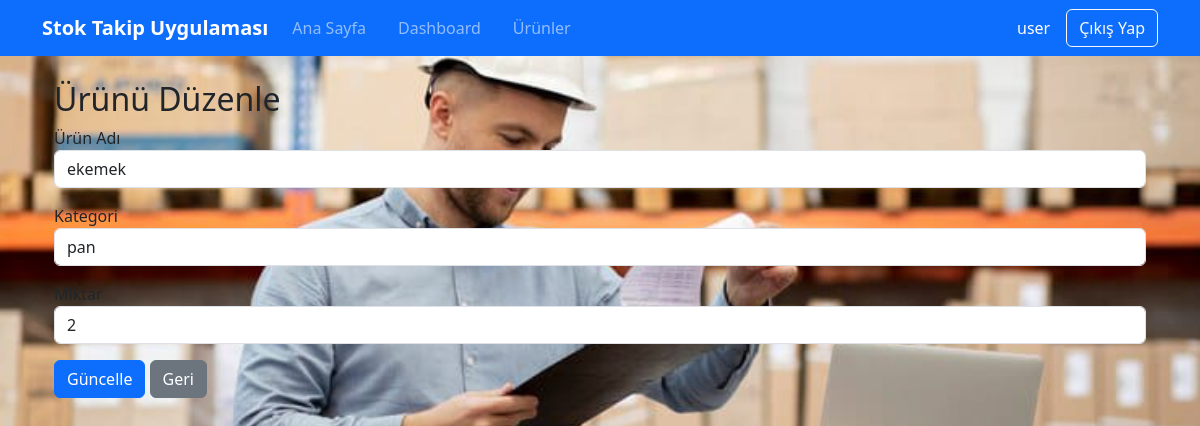
Page /urun/duzenle/1 (signed in) on the committed database.
### app.py (models this page shows)
class User(db.Model, UserMixin):
    id = db.Column(db.Integer, primary_key=True)
    name = db.Column(db.String(100), nullable=False)
    email = db.Column(db.String(100), unique=True, nullable=False)
    password = db.Column(db.String(100), nullable=False)

class Product(db.Model):
    id = db.Column(db.Integer, primary_key=True)
    name = db.Column(db.String(100), nullable=False)
    category = db.Column(db.String(100), nullable=False)
    quantity = db.Column(db.Integer, nullable=False)
    updated_at = db.Column(db.String(20), nullable=False)

### app.py (the view, shortened to what this page needs)
@app.route('/urun/duzenle/<int:id>', methods=['GET', 'POST'])
@login_required
def urun_duzenle(id):
    urun = Product.query.get_or_404(id)
    return render_template('urun_duzenle.html', urun=urun)

### app.py (called while the page is built)
@login_manager.user_loader
def load_user(user_id):
    return User.query.get(int(user_id))

### templates/urun_duzenle.html
{% extends "base.html" %}
{% block page_class %}urun_duzenle-background{% endblock %}
{% block content %}
<div class="container mt-4">
    <h2>Ürünü Düzenle</h2>
    <form method="POST">
        <div class="mb-3">
            <label>Ürün Adı</label>
            <input type="text" name="name" class="form-control" value="{{ urun.name }}" required>
        </div>
        <div class="mb-3">
            <label>Kategori</label>
            <input type="text" name="category" class="form-control" value="{{ urun.category }}" required>
        </div>
        <div class="mb-3">
            <label>Miktar</label>
            <input type="number" name="quantity" class="form-control" value="{{ urun.quantity }}" required>
        </div>
        <button type="submit" class="btn btn-primary">Güncelle</button>
        <a href="{{ url_for('urun_listesi') }}" class="btn btn-secondary">Geri</a>
    </form>
</div>
{% endblock %}

### templates/base.html (shortened to what this page needs)
<!DOCTYPE html>
<html lang="tr">
<head>
    <link href="https://cdn.jsdelivr.net/npm/bootstrap@5.3.0/dist/css/bootstrap.min.css" rel="stylesheet">
    <link rel="stylesheet" href="https://cdn.jsdelivr.net/npm/bootstrap-icons@1.7.2/font/bootstrap-icons.css">
    <link rel="stylesheet" href="{{ url_for('static', filename='background.css') }}">
</head>
<body class="{% block page_class %}{% endblock %}">
    <nav class="navbar navbar-expand-lg navbar-dark bg-primary">
        <div class="container">
            <a class="navbar-brand" href="/">Stok Takip Uygulaması</a>
            <div class="collapse navbar-collapse" id="navbarNav">
                <ul class="navbar-nav me-auto mb-2 mb-lg-0">
                    <li class="nav-item">
                        <a class="nav-link" href="/">Ana Sayfa</a>
                    </li>
                    <li class="nav-item">
                        <a class="nav-link" href="/dashboard">Dashboard</a>
                    </li>
                    <li class="nav-item">
                        <a class="nav-link" href="/urunler">Ürünler</a>
                    </li>
                </ul>
                <div class="auth-buttons">
                    {% if current_user.is_authenticated %}
                        <span class="navbar-text text-white me-2">{{ current_user.name }}</span>
                        <a href="/logout" class="btn btn-outline-light">Çıkış Yap</a>
                    {% else %}
                        <a href="/login" class="btn btn-outline-light">Giriş Yap</a>
                        <a href="/register" class="btn btn-light">Kayıt Ol</a>
                    {% endif %}
                </div>
            </div>
        </div>
    </nav>
    <div class="container mt-4">
        {% block content %}{% endblock %}
    </div>
</body>
</html>

### static/background.css (style rules this page uses)
.urun_duzenle-background { background-image: url('/static/img/WhatsApp Image 2025-05-15 at 16.06.56 (2).jpeg'); background-size: cover; background-position: center; background-repeat: no-repeat; background-attachment: fixed; min-height: 100vh; width: 100%; }

### templates/base.html (style rules this page uses)
.navbar-brand { font-weight: bold; }
.auth-buttons { margin-left: auto; display: flex; align-items: center; gap: 0.5rem; }
.navbar-nav { flex-direction: row; gap: 1rem; }

### rows in the picture
User: name "user"
Product: name "ekemek", category "pan", quantity "2"
